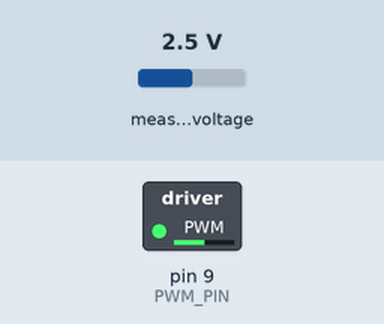
This sketch was run on a simulated Arduino Uno, built with avr-gcc and run on an emulated ATmega328P. Shown: switched loads named in the sketch (green lamp = pin HIGH). The test bench sets the inputs (shaded band); at power-on: measured voltage 2.5 V.

Above: at 0.1 s.
Timing chart, 0 to 4.5 s (numbered marks = the images above):
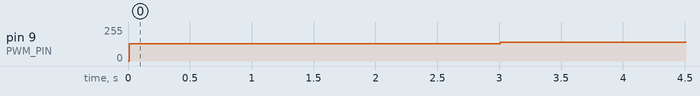

The sketch:

sketch_sep17a.ino
```cpp
/*
  GP2Y0A02YK0F -> analog low-pass -> ADS1115 -> Arduino Uno (I2C)
  Goal: maintain distance x_set_cm using PID + gentle feed-forward.
  Output: 5V PWM on pin 9 at ~8.2 kHz (drive a MOSFET/H-bridge, not the motor directly!)

  Library: "Adafruit ADS1X15" by Adafruit (plus "Adafruit BusIO")
*/

#include <Wire.h>
#include <Adafruit_ADS1X15.h>
#include <math.h>

Adafruit_ADS1115 ads;

// ===================== Adjust here =====================
/*** Setpoint & behavior ***/
float x_set_cm        = 65.0;     // distance target (cm)
const float STARTUP_DUTY = 0.50;  // open-loop duty for startup window (0..1)
const unsigned long STARTUP_MS = 3000UL;

/*** PID gains ***/
float Kp = 0.01;
float Ki = 0.00;
float Kd = 0.2;

/*** Control direction ***/
// Set to -1 so that duty INCREASES when voltage DECREASES (your requirement).
// If your mechanics act the other way, change to +1.
const int PID_SIGN = -1;

/*** Feed-forward on voltage error (helps anticipate changes) ***/
float Kff = 0.10;                 // set 0 to disable
// Feed-forward uses (y_target - y_filtered); positive when actual voltage is low.
// That naturally increases duty to match your requirement, so no sign flip here.

/*** Duty cycle limits ***/
float DUTY_MIN = 0.45;            // 10%
float DUTY_MAX = 0.55;            // 90%

/*** Filtering knobs ***/
float emaAlpha = 0.20f;           // 0..1, higher = snappier, lower = smoother
float spikeVoltThreshold = 0.35f; // ignore sudden jumps > this (V)
bool  useSpikeClamp = true;

/*** ADS1115 channel and data rate ***/
int adsChannel = 0;               // AIN0
const uint16_t ADS_RATE = RATE_ADS1115_475SPS;  // or RATE_ADS1115_860SPS
// ======================================================

// Equation constants (y volts <-> x cm)   y(x) = A/(x+B) + C
const float A_c = 83.3907f;
const float B_c = 11.6889f;
const float C_c = -0.07427f;

// Timer1 for ~8.2 kHz PWM on pin 9 (OC1A)
const uint16_t PWM_TOP = 1951;  // 16e6 / (1*(1+TOP)) ≈ 8.2 kHz

#define PWM_PIN 9
#define DEBUG 0  // set to 1 for Serial debug

// --- state ---
float yMedian = 0, yEMA = 0, yFiltered = 0;
float lastError = 0, integ = 0;
unsigned long lastUpdateUs = 0;
const unsigned long CONTROL_PERIOD_US = 5000; // 200 Hz control (5 ms)

float median5(float v);
float y_from_x(float x_cm);
float x_from_y(float y_v);
void  pwmSetup();
void  setDuty(float duty01);
float readSensorVolt();

void setup() {
  #if DEBUG
    Serial.begin(115200);
    delay(1000);
    Serial.println(F("Starting..."));
  #endif

  // I2C / ADS1115
  Wire.begin(); // use the Uno's SDA/SCL-labeled header
  if (!ads.begin()) {
    #if DEBUG
      Serial.println(F("ADS1115 not found! Check wiring/power."));
    #endif
    while (1) { delay(100); }
  }
  ads.setGain(GAIN_ONE);            // +/- 4.096 V (good for ~0..3V sensor)
  ads.setDataRate(ADS_RATE);        // speed vs noise tradeoff

  // Prime filters with first reading
  float y0 = readSensorVolt();
  yMedian = y0;
  yEMA    = y0;
  yFiltered = y0;

  // PWM @ ~8.2 kHz on pin 9
  pwmSetup();

  lastUpdateUs = micros();
}

void loop() {
  unsigned long now = micros();

  // --- Open-loop startup window ---
  if (millis() < STARTUP_MS) {
    setDuty(STARTUP_DUTY);
    return;
  }

  // --- Run control at fixed rate ---
  if (now - lastUpdateUs < CONTROL_PERIOD_US) return;
  float dt = (now - lastUpdateUs) * 1e-6f; // seconds
  lastUpdateUs = now;

  // --- Measure & filter voltage ---
  float y = readSensorVolt();        // raw volts

  // median-of-5 to crush sharp spikes
  float yMed = median5(y);

  // EMA low-pass
  yEMA = (1.0f - emaAlpha) * yEMA + emaAlpha * yMed;

  // Optional spike clamp: ignore absurd jumps even after median
  if (useSpikeClamp && fabsf(yMed - yEMA) > spikeVoltThreshold) {
    yFiltered = yEMA; // hold near EMA
  } else {
    yFiltered = yEMA;
  }

  // --- Convert to estimated distance (cm) ---
  float x_meas_cm = x_from_y(yFiltered);

  // Keep within sensor’s reliable band (optional)
  if (x_meas_cm < 20)  x_meas_cm = 20;
  if (x_meas_cm > 150) x_meas_cm = 150;

  // --- PID on distance error (cm) ---
  float error = x_set_cm - x_meas_cm;

  // Integral with anti-windup (only integrate if not saturating badly)
  float dutyNow = (float)OCR1A / (float)PWM_TOP;
  bool atUpper = dutyNow >= (DUTY_MAX - 0.001f);
  bool atLower = dutyNow <= (DUTY_MIN + 0.001f);
  if (!(atUpper && error > 0) && !(atLower && error < 0)) {
    integ += error * dt;
  }

  float deriv = (error - lastError) / dt;
  lastError = error;

  // Apply PID_SIGN so duty increases when voltage decreases
  float u_pid = PID_SIGN * (Kp * error + Ki * integ + Kd * deriv);

  // --- Feed-forward using voltage error (anticipate changes) ---
  float y_target = y_from_x(x_set_cm);
  float eV = y_target - yFiltered;   // positive when measured voltage is low
  float u_ff = Kff * eV;             // naturally increases duty when voltage drops

  // Combine & map to duty. Start from current duty to avoid big steps.
  float dutyCmd = dutyNow + u_pid + u_ff;

  // Clamp to configured limits
  if (dutyCmd < DUTY_MIN) dutyCmd = DUTY_MIN;
  if (dutyCmd > DUTY_MAX) dutyCmd = DUTY_MAX;

  setDuty(dutyCmd);

  #if DEBUG
    static uint32_t tms = 0;
    if (millis() - tms > 200) {
      tms = millis();
      Serial.print(F("y(V)="));   Serial.print(yFiltered, 3);
      Serial.print(F("  x(cm)="));Serial.print(x_meas_cm, 1);
      Serial.print(F("  err="));  Serial.print(error, 2);
      Serial.print(F("  duty=")); Serial.println(dutyCmd, 3);
    }
  #endif
}

// ======= Helpers =======

// Sensor model: y(x) = A/(x+B) + C
float y_from_x(float x_cm) {
  return (A_c / (x_cm + B_c)) + C_c;
}

// Inverse: x(y) = A/(y - C) - B
float x_from_y(float y_v) {
  float denom = (y_v - C_c);
  // Prevent division by ~0 near asymptote
  if (fabsf(denom) < 1e-4f) denom = (denom >= 0 ? 1e-4f : -1e-4f);
  return (A_c / denom) - B_c;
}

// Median of 5 (small ring buffer)
float median5(float v) {
  static float buf[5];
  static uint8_t idx = 0;
  static bool primed = false;

  if (!primed) {
    for (int i = 0; i < 5; ++i) buf[i] = v;
    primed = true;
  }
  buf[idx] = v;
  idx = (idx + 1) % 5;

  float a[5];
  for (int i = 0; i < 5; ++i) a[i] = buf[i];

  // insertion sort small array
  for (int i = 1; i < 5; ++i) {
    float key = a[i];
    int j = i - 1;
    while (j >= 0 && a[j] > key) { a[j+1] = a[j]; j--; }
    a[j+1] = key;
  }
  return a[2];
}

float readSensorVolt() {
  int16_t raw = ads.readADC_SingleEnded(adsChannel);
  // Convert counts to volts using library helper (respects current gain)
  float y = ads.computeVolts(raw);
  if (y < 0) y = 0;
  return y;
}

void pwmSetup() {
  pinMode(PWM_PIN, OUTPUT);
  // Timer1 Fast PWM, mode 14 (WGM13:0 = 1110), non-inverting on OC1A
  TCCR1A = 0;
  TCCR1B = 0;
  TCCR1A |= (1 << COM1A1);            // OC1A non-inverting
  TCCR1A |= (1 << WGM11);
  TCCR1B |= (1 << WGM12) | (1 << WGM13);
  ICR1 = PWM_TOP;                     // TOP -> sets frequency (~8.2 kHz)
  TCCR1B |= (1 << CS10);              // prescaler 1
  OCR1A = (uint16_t)(STARTUP_DUTY * PWM_TOP); // initial
}

void setDuty(float duty01) {
  if (duty01 < 0) duty01 = 0;
  if (duty01 > 1) duty01 = 1;
  OCR1A = (uint16_t)(duty01 * PWM_TOP + 0.5f);
}
```

Measured:
- by itself, pin 9 (PWM_PIN): 0/255 → 128/255 at 0.01 s, → 140/255 3.0 s later
